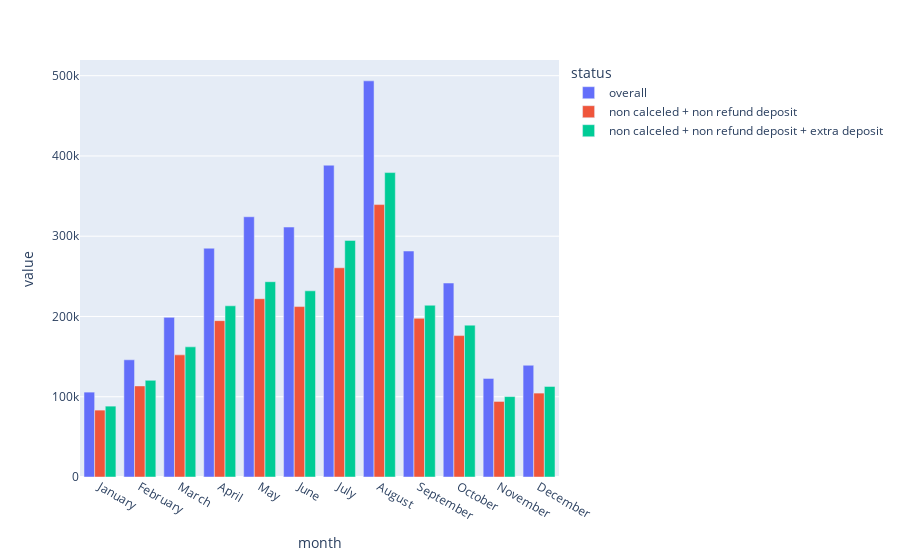

Write notebook code for a chart like this one.
### Code cell
px.bar(porownanie_2, x = 'month', y = ['cena_calkowita'], color='status', barmode='group')

### Figure 1 — Plotly figure (JSON) as saved in the notebook; plotly's stock layout.template omitted (floating-point values rounded to 4 significant figures)
{"data": [{"alignmentgroup": "True", "hovertemplate": "status=overall<br>month=%{x}<br>value=%{y}<extra></extra>", "legendgroup": "overall", "marker": {"color": "#636efa", "pattern": {"shape": ""}}, "name": "overall", "offsetgroup": "overall", "orientation": "v", "showlegend": true, "textposition": "auto", "type": "bar", "x": ["January", "February", "March", "April", "May", "June", "July", "August", "September", "October", "November", "December"], "xaxis": "x", "y": [105700.0, 146000.0, 198900.0, 285000.0, 324200.0, 311400.0, 388500.0, 493600.0, 281500.0, 241700.0, 122900.0, 139200.0], "yaxis": "y"}, {"alignmentgroup": "True", "hovertemplate": "status=non calceled + non refund deposit<br>month=%{x}<br>value=%{y}<extra></extra>", "legendgroup": "non calceled + non refund deposit", "marker": {"color": "#EF553B", "pattern": {"shape": ""}}, "name": "non calceled + non refund deposit", "offsetgroup": "non calceled + non refund deposit", "orientation": "v", "showlegend": true, "textposition": "auto", "type": "bar", "x": ["January", "February", "March", "April", "May", "June", "July", "August", "September", "October", "November", "December"], "xaxis": "x", "y": [83340.0, 113500.0, 152200.0, 194800.0, 222200.0, 212300.0, 260700.0, 339400.0, 197700.0, 176200.0, 94140.0, 104500.0], "yaxis": "y"}, {"alignmentgroup": "True", "hovertemplate": "status=non calceled + non refund deposit + extra deposit<br>month=%{x}<br>value=%{y}<extra></extra>", "legendgroup": "non calceled + non refund deposit + extra deposit", "marker": {"color": "#00cc96", "pattern": {"shape": ""}}, "name": "non calceled + non refund deposit + extra deposit", "offsetgroup": "non calceled + non refund deposit + extra deposit", "orientation": "v", "showlegend": true, "textposition": "auto", "type": "bar", "x": ["January", "February", "March", "April", "May", "June", "July", "August", "September", "October", "November", "December"], "xaxis": "x", "y": [88290.0, 120400.0, 162100.0, 213300.0, 243300.0, 232000.0, 294800.0, 379300.0, 214000.0, 189200.0, 100200.0, 112900.0], "yaxis": "y"}], "layout": {"barmode": "group", "legend": {"title": {"text": "status"}, "tracegroupgap": 0}, "margin": {"t": 60}, "xaxis": {"anchor": "y", "domain": [0, 1], "title": {"text": "month"}}, "yaxis": {"anchor": "x", "domain": [0, 1], "title": {"text": "value"}}}}
